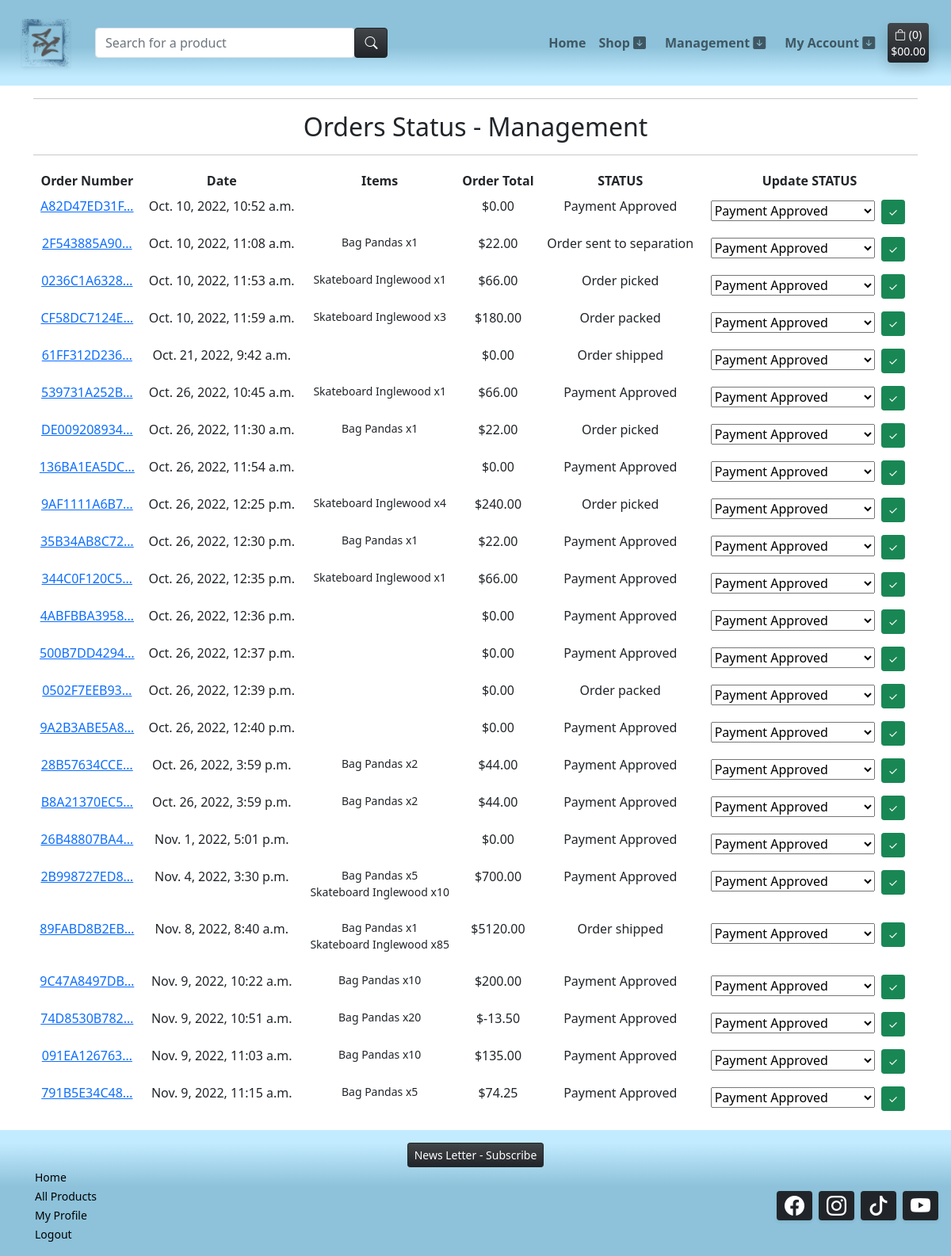
/management/orders-status/ (signed in), run on an earlier commit of the app's database.
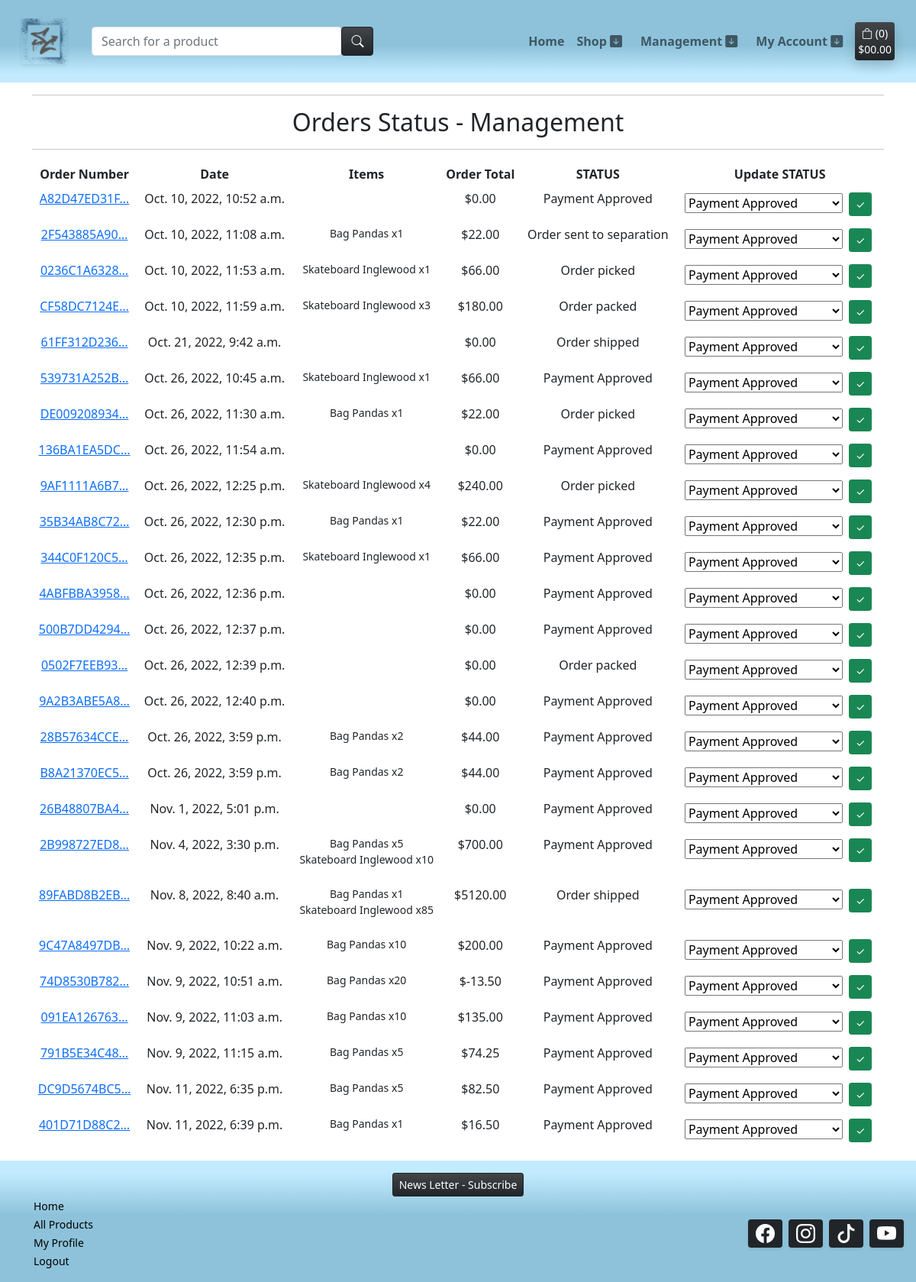
And on a later commit of the database.
### checkout/models.py (models this page shows, shortened)
class Order(models.Model):
    order_number = models.CharField(max_length=32, null=False, editable=False)
    user_profile = models.ForeignKey(UserProfile, on_delete=models.SET_NULL,
                                     null=True, blank=True, related_name='orders')
    full_name = models.CharField(max_length=50, null=False, blank=False)
    email = models.EmailField(max_length=254, null=False, blank=False)
    phone_number = models.CharField(max_length=20, null=False, blank=False)
    country = CountryField(blank_label='Country *', null=False, blank=False)
    postcode = models.CharField(max_length=20, null=True, blank=True)
    town_or_city = models.CharField(max_length=40, null=False, blank=False)
    street_address1 = models.CharField(max_length=80, null=False, blank=False)
    street_address2 = models.CharField(max_length=80, null=True, blank=True)
    county = models.CharField(max_length=80, null=True, blank=True)
    date = models.DateTimeField(auto_now_add=True)
    valid_coupon = models.CharField(max_length=25, null=True, blank=True)
    discount_total = models.DecimalField(max_digits=6, decimal_places=2, null=False, default=0)
    delivery_cost = models.DecimalField(max_digits=6, decimal_places=2, null=False, default=0)
    order_total = models.DecimalField(max_digits=10, decimal_places=2, null=False, default=0)
    grand_total = models.DecimalField(max_digits=10, decimal_places=2, null=False, default=0)
    original_bag = models.TextField(null=False, blank=False, default='')
    stripe_pid = models.CharField(max_length=254, null=False, blank=False, default='')
    STATUS_A = 'Payment Approved'
    STATUS_ONE = 'Order sent to separation'
    STATUS_TWO = 'Order picked'
    STATUS_THREE = 'Order packed'
    STATUS_FOUR = 'Order shipped'
    STATUS_FIVE = 'Order delivered'
    ORDER_STATUS = [
        (STATUS_A, 'Payment Approved'),
        (STATUS_ONE, 'Order sent to separation'),
        (STATUS_TWO, 'Order picked'),
        (STATUS_THREE, 'Order packed'),
        (STATUS_FOUR, 'Order shipped'),
        (STATUS_FIVE, 'Order delivered')
        ]
    status = models.CharField(
        max_length=25,
        choices=ORDER_STATUS,
        blank=False, default=STATUS_A
        )

class OrderLineItem(models.Model):
    order = models.ForeignKey(Order, null=False, blank=False, on_delete=models.CASCADE, related_name='lineitems')
    product = models.ForeignKey(Product, null=False, blank=False, on_delete=models.CASCADE)
    quantity = models.IntegerField(null=False, blank=False, default=0)
    lineitem_total = models.DecimalField(max_digits=6, decimal_places=2, null=False, blank=False, editable=False)

### products/models.py (models this page shows, shortened)
class Product(models.Model):
    sku = models.SmallAutoField(primary_key=True)
    name = models.CharField(max_length=150, unique=True)
    release_date = models.DateTimeField(auto_now_add=True)
    category = models.ForeignKey('Category', null=True, blank=True, on_delete=models.SET_NULL)
    quantity_available = models.IntegerField(default=100,
            validators=[
            MinValueValidator(0)
        ])
    description = models.TextField()
    price = models.DecimalField(max_digits=6, decimal_places=2)
    offer = models.ForeignKey(Offer, null=True, blank=True, on_delete=models.SET_NULL)
    product_image = models.ImageField(null=True, blank=True)
    product_image_url = models.URLField(max_length=1024, null=True, blank=True)
    slug = models.SlugField(max_length=254, null=True, blank=True, unique=True)
    class Meta:
        ordering = ['-release_date']

### management/views.py (the view)
# urls.py: path('orders-status/', views.orders_status, name='orders_status'),
@login_required
def orders_status(request):
    orders = Order.objects.all()
    form = OrderStatusForm()
    if not request.user.is_superuser:
        messages.error(request, 'Sorry, only store owners can view this page.')
        return redirect(reverse('home'))
    context = {
        'orders': orders,
        'form': form,
    }
    return render(request, 'management/admin_status.html', context)

### management/forms.py
class OrderStatusForm(forms.ModelForm):
    class Meta:
        model = Order
        fields = [
            'status'
        ]

### templates/management/admin_status.html (shortened to what this page needs)
{% extends "base.html" %}
{% load i18n %}
{% block content %}
<div class="container text-center">
    <hr>
    <h2 class="m-2">Orders Status - Management</h2>
    <hr>
</div>
{% load account %}
<div class="container text-center">
    <div class="row">
        <div class="col table-responsive">
            <table class="table table-sm table-borderless">
                <thead>
                    <tr>
                        <th>Order Number</th>
                        <th>Date</th>
                        <th>Items</th>
                        <th>Order Total</th>
                        <th>STATUS</th>
                        <th>Update STATUS</th>
                    </tr>
                </thead>
                <tbody>
                    {% for order in orders %}
                        <tr>
                            <td>
                                <a href="{% url 'order_details' order.order_number %}"
                                title="{{ order.order_number }}">
                                    {{ order.order_number|truncatechars:12 }}
                                </a>
                            </td>
                            <td>{{ order.date }}</td>
                            <td>
                                <ul class="list-unstyled">
                                    {% for item in order.lineitems.all %}
                                        <li class="small">
                                            {{ item.product.name }} x{{ item.quantity }}
                                        </li>
                                    {% endfor %}
                                </ul>
                            </td>
                            <td>${{ order.grand_total }}</td>
                            <td>{{ order.status }}</td>
                            <td>
                                <form method="POST" action="{% url 'update_status' order.pk %}">
                                    {% for field in form %}
                                        {{ field }}
                                    {% endfor %}
                                    <input class="btn btn-sm btn-success m-1" type="submit" value="&#x2713">
                                </form>
                            </td>
                        </tr>
                    {% endfor %}
                </tbody>
            </table>
        </div>
    </div>
</div>
{%endblock%}

### templates/base.html (shortened to what this page needs)
{% load static %}
<!DOCTYPE html>
<html class="h-100" lang="en">
    <head>
        <link href="https://cdn.jsdelivr.net/npm/bootstrap@5.0.1/dist/css/bootstrap.min.css" rel="stylesheet"
>
        <link rel="stylesheet" href="https://cdn.jsdelivr.net/npm/bootstrap-icons@1.9.1/font/bootstrap-icons.css">
        <link rel="stylesheet" href="{% static 'css/style.css' %}">
    </head>
    <body class="d-flex flex-column h-100 main-bg">
            <nav class="navbar navbar-expand-lg navbar-light bg-cst-blue-top">
                <div class="container-fluid">
                    {% include 'includes/main_nav.html' %}
                </div>
            </nav>
        <main class="flex-shrink-0 main-bg">
            {% block content %}{% endblock content %}
        </main>
        <footer class="footer mt-auto bg-cst-blue-bottom">
            <div class="container-fluid mt-3">
                <div id="news-container" class="col d-flex justify-content-center align-items-center">
                    <button type="button" class="btn btn-sm btn-dark bg-gradient" data-bs-toggle="modal" data-bs-target="#exampleModal" data-bs-whatever="@getbootstrap">News Letter - Subscribe</button>
                </div>
                <div id="container-link-social" class="row d-flex justify-content-between">
                    <div id="link-container" class="col">
                        <ul id="list-web-link" class="list-clear">
                            <li class="nav-item">
                                <a class="footer-link" aria-current="page" href="{% url 'home' %}">Home</a>
                            </li>
                            <li>
                                <a class="footer-link" href="{% url 'products' %}">All Products</a>
                            </li>
                            {% if request.user.is_authenticated %}
                            <li>
                                <a class="footer-link" href="{% url 'profile' %}">My Profile</a>
                            </li>
                            <li>
                                <a class="footer-link" href="{% url 'account_logout' %}">Logout</a>
                            </li>
                            {% endif %}
                        </ul>
                    </div>
                    <div id="social-container" class="col d-flex align-items-center justify-content-end">
                        <ul class="list-clear p-0 d-flex justify-content-around">
                            <li class="social-box shadow-sm bg-dark rounded m-1 ">
                                <a class="social-link" href="https://facebook.com" target="_blank" rel="noopener" aria-label="Check our Facebook page
                                (opens in a new tab)"><i class="bi bi-facebook"></i></a>
                            </li>
                            <li class="social-box shadow-sm bg-dark rounded m-1">
                                <a class="social-link" href="https://instagram.com" target="_blank" rel="noopener" aria-label="Check our Instagram page
                                (opens in a new tab)"><i class="bi bi-instagram"></i></a>
                            </li>
                            <li class="social-box shadow-sm bg-dark rounded m-1">
                                <a class="social-link" href="https://tiktok.com" target="_blank" rel="noopener" aria-label="Check our TikTok page
                                (opens in a new tab)"><i class="bi bi-tiktok"></i></a>
                            </li>
                            <li class="social-box shadow-sm bg-dark rounded m-1">
                                <a class="social-link" href="https://youtube.com" target="_blank" rel="noopener" aria-label="Check our Youtube page
                                (opens in a new tab)"><i class="bi bi-youtube"></i></a>
                            </li>
                        </ul>
                    </div>
                </div>
            </div>
        </footer>
    </body>
</html>

### templates/includes/main_nav.html (shortened to what this page needs)
<div class="collapse navbar-collapse" id="main-nav">
    <div class="m-3 text-center">
        <a class="navbar-brand" href="{% url 'home' %}">
            <img class="shadow-sm" src="{{ MEDIA_URL }}sc-logo.png" alt="Street Craft Logo">
        </a>
    </div>
    <div class="col-12 col-lg-4">
        <form method="GET" action="{% url 'products' %}">
            <div class="input-group w-100">
                <input class="form-control border border-black rounded" type="text" name="q" placeholder="Search for a product">
                <div class="input-group-append">
                    <button class="btn btn-dark bg-gradient rounded" type="submit">
                        <span>
                            <i class="bi bi-search" alt="Search"></i>
                        </span>
                    </button>
                </div>
            </div>
        </form>
    </div>
    <div class="ms-auto p-2">
        <ul class="navbar-nav me-auto mb-2 mb-lg-0">
            <li class="nav-item">
                <div>
                <a class="nav-link hover-link fw-bold" aria-current="page" href="{% url 'home' %}">Home</a>
                </div>
            </li>
            <li class="list-inline-item dropdown">
                <a class="text-black hover-link fw-bold nav-link" href="#" id="user-options" data-toggle="dropdown" aria-haspopup="true" aria-expanded="false">
                    <div>
                        <p class="my-0">Shop <span><i class="bi bi-arrow-down-square-fill"></i></span></p>
                    </div>
                </a>
            </li>
            {% if request.user.is_superuser %}
            <li class="list-inline-item dropdown">
                <a class="text-black hover-link fw-bold nav-link" href="#" id="user-options" data-toggle="dropdown" aria-haspopup="true" aria-expanded="false">
                    <div>
                        <p class="my-0">Management <span><i class="bi bi-arrow-down-square-fill"></i></span></p>
                    </div>
                </a>
            </li>
            {% endif %}
            {% if request.user.is_authenticated %}
            <li class="list-inline-item dropdown">
                <a class="text-black hover-link fw-bold nav-link" href="#" id="user-options" data-toggle="dropdown" aria-haspopup="true" aria-expanded="false">
                    <div>
                        <p class="my-0">My Account <span><i class="bi bi-arrow-down-square-fill"></i></span></p>
                    </div>
                </a>
            </li>
            {% endif %}
        </ul>
    </div>
</div>
<a class="ms-auto text-decoration-none shadow bg-dark bg-gradient text-white rounded p-1 m-3" href="{% url 'bag' %}">
    <div class="text-center">
        <small>
            <div>
                <i class="bi bi-bag"></i>
                <span> ({{ product_count }})</span>
            </div>
            <p class="my-0">
                {% if grand_total %}
                    ${{ grand_total|floatformat:2 }}
                {% else %}
                    $00.00
                {% endif %}
            </p>
        </small>
    </div>
</a>

### static/css/style.css (style rules this page uses)
.bg-cst-blue-top { background: linear-gradient(0deg, rgba(195,235,255,1) 10%, rgba(141,194,218,1) 45%); }
.bg-cst-blue-bottom { background: linear-gradient(180deg, rgba(195,235,255,1) 10%, rgba(141,194,218,1) 45%); }
#list-web-link>li>a { font-size: 14px; }
.social-link { color: #ffffff; font-size: 25px; padding: 10px; }
.list-clear { list-style: none; }
.footer-link { text-decoration: none; color: black; }

What changed in the data, as far as the page shows it:
added Order: order_number "DC9D5674BC5…", date "Nov. 11, 2022, 6:35 p.m.", grand_total "82.50", status "Payment Approved"
added OrderLineItem: product.name "Bag Pandas", quantity "5", shown under "DC9D5674BC5…"
added Order: order_number "401D71D88C2…", date "Nov. 11, 2022, 6:39 p.m.", grand_total "16.50", status "Payment Approved"
added OrderLineItem: product.name "Bag Pandas", quantity "1", shown under "401D71D88C2…"
